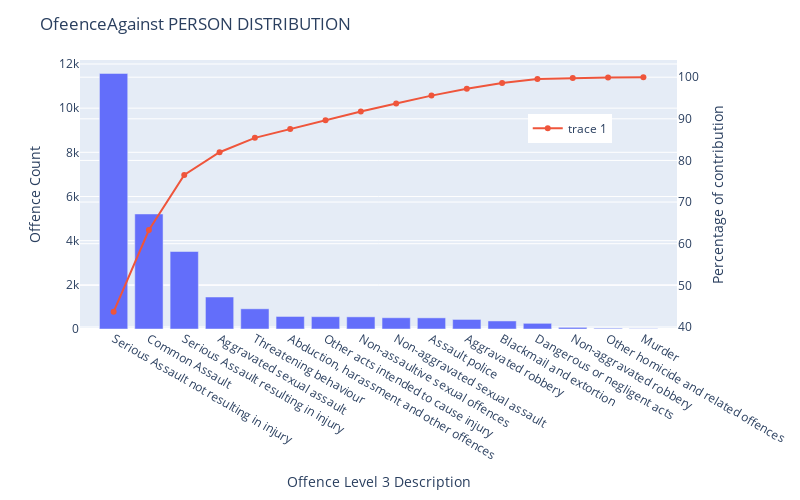

Notebook source saved alongside this figure:
### Markdown cell above
INSIGHT
offences that are **80 %** of total offence against property are 
1) Other theft	22173
2) Other property damage and environmental	19283
3) Theft from shop	16238
4) Theft from motor vehicle	10463
5) SCT - Residence	5724

### Code cell
filter = data["Offence Level 3 Description"].isin( OL3_of_OL1_PERSON)
cols = ["Offence Level 1 Description" , "Offence Level 3 Description" , "Offence count"]
ol3_PERSON = data.loc[filter ,cols ].groupby( by =cols[1] )[[cols[2]]].sum()
ol3_PERSON=ol3_PERSON.sort_values(by  =cols[2] , ascending=False )
ol3_PERSON

contribution = np.cumsum(100*ol3_PERSON["Offence count"]/np.sum(ol3_PERSON["Offence count"]))


fig = px.bar(data_frame =ol3_PERSON, x=ol3_PERSON.index, y="Offence count",
             # color=px.Constant("This year"),
             labels={'y': 'Left Axis'},
             width = 800,
             height=500)
fig.add_scatter( x=ol3_PERSON.index, y=contribution ,yaxis = 'y2'  )
fig.update_layout(
    title= "OfeenceAgainst PERSON DISTRIBUTION",
    yaxis=dict(title='Offence Count' , side = 'left'),
    yaxis2=dict( title =  'Percentage of contribution', overlaying='y', side='right'),
    legend=dict(x=0.75, y=0.80)
)
fig.show()

### Figure 1 — Plotly figure (JSON) as saved in the notebook; plotly's stock layout.template omitted (floating-point values rounded to 4 significant figures)
{"data": [{"alignmentgroup": "True", "hovertemplate": "Offence Level 3 Description=%{x}<br>Offence count=%{y}<extra></extra>", "legendgroup": "", "marker": {"color": "#636efa", "pattern": {"shape": ""}}, "name": "", "offsetgroup": "", "orientation": "v", "showlegend": false, "textposition": "auto", "type": "bar", "x": ["Serious Assault not resulting in injury", "Common Assault", "Serious Assault resulting in injury", "Aggravated sexual assault", "Threatening behaviour", "Abduction, harassment and other offences", "Other acts intended to cause injury", "Non-assaultive sexual offences", "Non-aggravated sexual assault", "Assault police", "Aggravated robbery", "Blackmail and extortion", "Dangerous or negligent acts", "Non-aggravated robbery", "Other homicide and related offences", "Murder"], "xaxis": "x", "y": [11571, 5209, 3509, 1449, 914, 568, 558, 550, 510, 505, 433, 364, 257, 74, 33, 12], "yaxis": "y"}, {"type": "scatter", "x": ["Serious Assault not resulting in injury", "Common Assault", "Serious Assault resulting in injury", "Aggravated sexual assault", "Threatening behaviour", "Abduction, harassment and other offences", "Other acts intended to cause injury", "Non-assaultive sexual offences", "Non-aggravated sexual assault", "Assault police", "Aggravated robbery", "Blackmail and extortion", "Dangerous or negligent acts", "Non-aggravated robbery", "Other homicide and related offences", "Murder"], "y": [43.64, 63.28, 76.52, 81.98, 85.43, 87.57, 89.67, 91.75, 93.67, 95.58, 97.21, 98.58, 99.55, 99.83, 99.95, 100.0], "yaxis": "y2"}], "layout": {"barmode": "relative", "height": 500, "legend": {"tracegroupgap": 0, "x": 0.75, "y": 0.8}, "margin": {"t": 60}, "title": {"text": "OfeenceAgainst PERSON DISTRIBUTION"}, "width": 800, "xaxis": {"anchor": "y", "autorange": true, "domain": [0, 1], "range": [-0.9544, 15.95], "title": {"text": "Offence Level 3 Description"}, "type": "category"}, "yaxis": {"anchor": "x", "autorange": true, "domain": [0, 1], "range": [0, 12180], "side": "left", "title": {"text": "Offence Count"}, "type": "linear"}, "yaxis2": {"autorange": true, "overlaying": "y", "range": [39.47, 104.2], "side": "right", "title": {"text": "Percentage of contribution"}, "type": "linear"}}}
